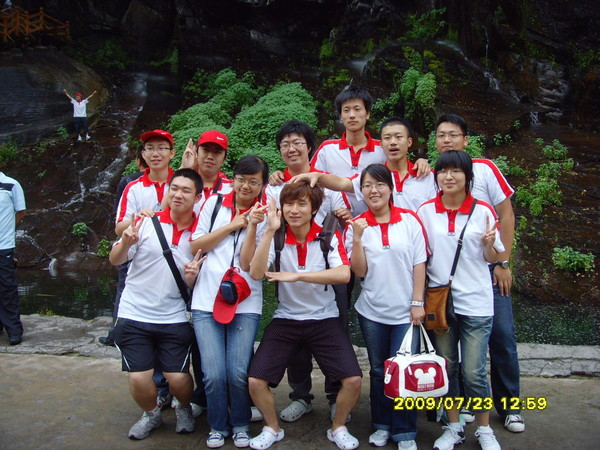
//> input picture Learning OpenCV/Test Resource/013.jpg, 600 x 450 px
$ ./Exercise_5_12 '../Test Resource/013.jpg'   (built with g++ and OpenCV 4)
//> lines starting //> are read from the running program, lines starting //| are printed output that depends on the picture; after the words box and inside, x2 and y2 are one past the last pixel; in counts of white or black regions, pixels touching at a corner belong together
///////////////////////////////////////////////////////////////////////
// Date:      2009-11-02
// Author:    Yishi Guo
// Exercise:  5-12
// Chapter:   5 Image Processing
// Page:      143p
// Usage:     Exercise_5_12 src_image --adaptive=ture param1_value
// Content:   cvThreshold(), cvAdaptiveThreshold()
///////////////////////////////////////////////////////////////////////
#include "cv.h"
#include "highgui.h"
#define IMAGE_NUMBER 5

int main( int argc, char** argv ) {
	if ( argc < 2 ) {
		return -1;
	} else {
		const char* is_adaptive_opt = "--adaptive=";
		int is_adaptive_opt_len = strlen( is_adaptive_opt );

		bool is_adaptive = false;
		int i;
		for ( i = 0; i < argc; ++i ) {
			if ( strncmp( argv[i], is_adaptive_opt, is_adaptive_opt_len ) == 0
				&& strncmp( argv[i]+is_adaptive_opt_len, "true", 4 ) == 0 ) {
				is_adaptive = true;
			}
		}

		IplImage* src = cvLoadImage( argv[1], CV_LOAD_IMAGE_GRAYSCALE );
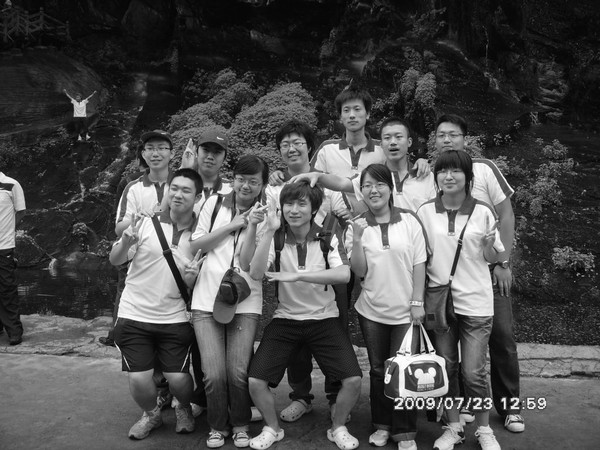
//> src: 450 rows x 600 cols, CV_8UC1; min 0, max 255, mean 77.1
		if ( !src ) {
			return -1;
		}

		cvNamedWindow( "Exercise 5-12 Source Image", CV_WINDOW_AUTOSIZE );
		cvShowImage( "Exercise 5-12 Source Image", src );

		IplImage** imgs = new IplImage*[IMAGE_NUMBER];

		double threshold = 128;
		double max_value = 255;
		int adaptive_method = CV_ADAPTIVE_THRESH_MEAN_C;
		int threshold_type = 0;
		int block_size = 3;
		double param1 = 5;
		if ( is_adaptive && argc > 3 ) {
			param1 = atoi(argv[3]);
		}

		for ( i = 0; i < IMAGE_NUMBER; ++i ) {
			if ( is_adaptive && i > 1 ) {
				break;
			}

			imgs[i] = cvCreateImage( cvGetSize(src), IPL_DEPTH_8U, 1 );
			char* window_name;
			switch ( i ) {
				case 1:
					threshold_type = CV_THRESH_BINARY_INV;
					window_name = "Exercise 5-12 CV_THRESH_BINARY_INV";
					break;
				case 2:
					threshold_type = CV_THRESH_TRUNC;
					window_name = "Exercise 5-12 CV_THRESH_TRUNC";
					break;
				case 3:
					threshold_type = CV_THRESH_TOZERO_INV;
					window_name = "Exercise 5-12 CV_THRESH_TOZERO_INV";
					break;
				case 4:
					threshold_type = CV_THRESH_TOZERO;
					window_name = "Exercise 5-12 CV_THRESH_TOZERO";
					break;
				case 0:
				default:
					threshold_type = CV_THRESH_BINARY;
					window_name = "Exercise 5-12 CV_THRESH_BINARY";
					break;
			}

			cvNamedWindow( window_name, CV_WINDOW_AUTOSIZE );

			if ( is_adaptive ) {
				cvAdaptiveThreshold( src, imgs[i], max_value, adaptive_method, threshold_type, block_size, param1 );
			} else {
				cvThreshold( src, imgs[i], threshold, max_value, threshold_type );
			}

			cvShowImage( window_name, imgs[i] );
		}
//> this loop made 5 passes
//> pass 1, `cvShowImage( window_name, imgs[i] );`:
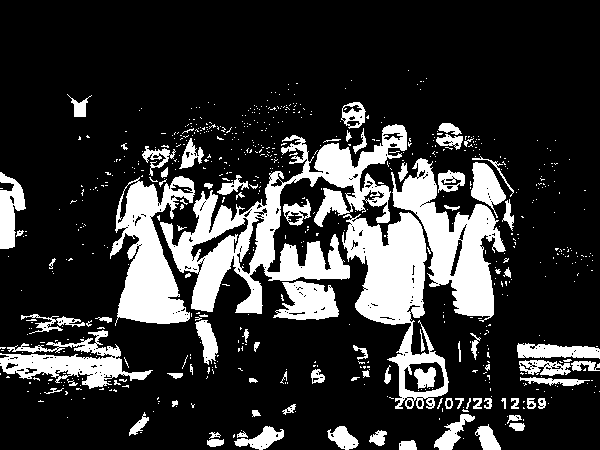
//> window 'Exercise 5-12 CV_THRESH_BINARY': 450 rows x 600 cols, CV_8UC1; 20.7% white; 682 white regions (597 under 20 px), largest, box (x1, y1, x2, y2) and area: (160, 124, 407, 314) 13635, (342, 212, 449, 409) 8295, (391, 158, 506, 322) 7132

		cvWaitKey(0);

		// Release Resources
		//
		for ( i = 0; i < IMAGE_NUMBER; ++i ) {
			if ( is_adaptive && i > 1 ) {
				break;
			}
			cvReleaseImage( &imgs[i] );
		}
		cvReleaseImage( &src );

		cvDestroyAllWindows();

	}
	return 0;
}

$ run again, on Learning OpenCV/Test Resource/12.jpg
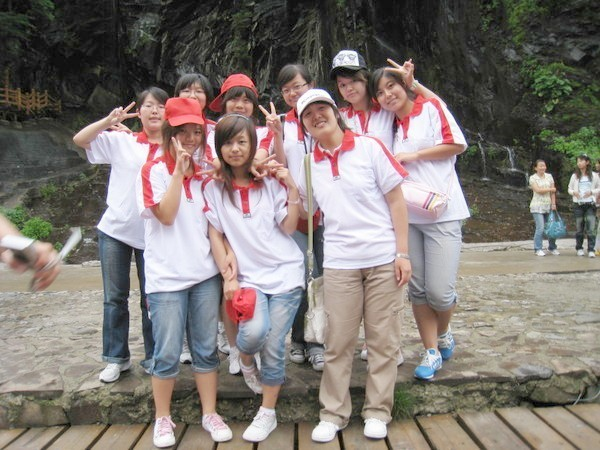
//> input picture Learning OpenCV/Test Resource/12.jpg, 600 x 450 px
//> `IplImage* src = cvLoadImage( argv[1], CV_LOAD_IMAGE_GRAYSCALE );`:
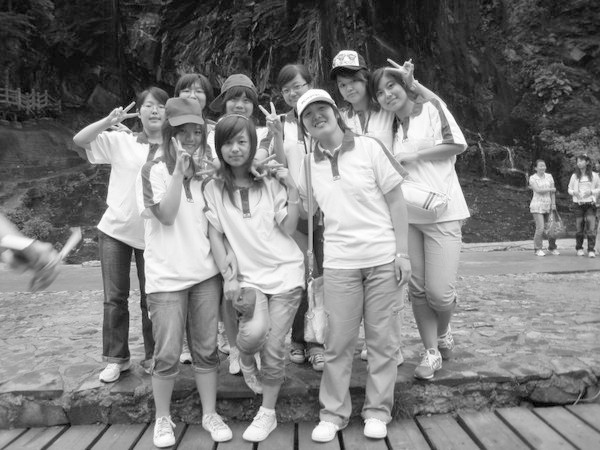
//> src: 450 rows x 600 cols, CV_8UC1; min 0, max 255, mean 123.1
//> the loop `for ( i = 0; i < IMAGE_NUMBER; ++i )` made 5 passes
//> pass 1, `cvShowImage( window_name, imgs[i] );`:
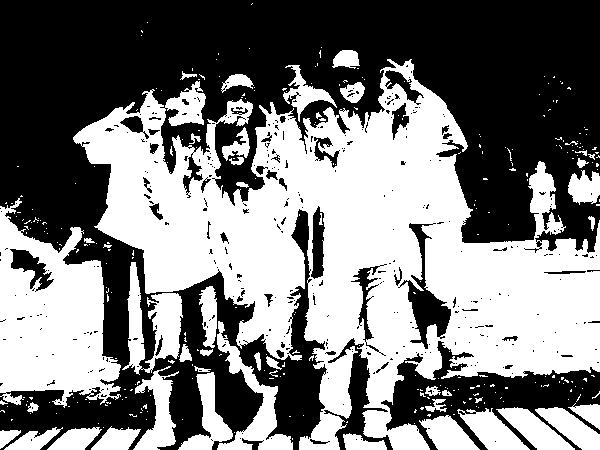
//> window 'Exercise 5-12 CV_THRESH_BINARY': 450 rows x 600 cols, CV_8UC1; 48.4% white; 311 white regions (264 under 20 px), largest, box (x1, y1, x2, y2) and area: (73, 59, 600, 450) 91385, (0, 198, 121, 408) 15414, (122, 262, 183, 375) 3020

$ run again, on Learning OpenCV/Test Resource/186.jpg
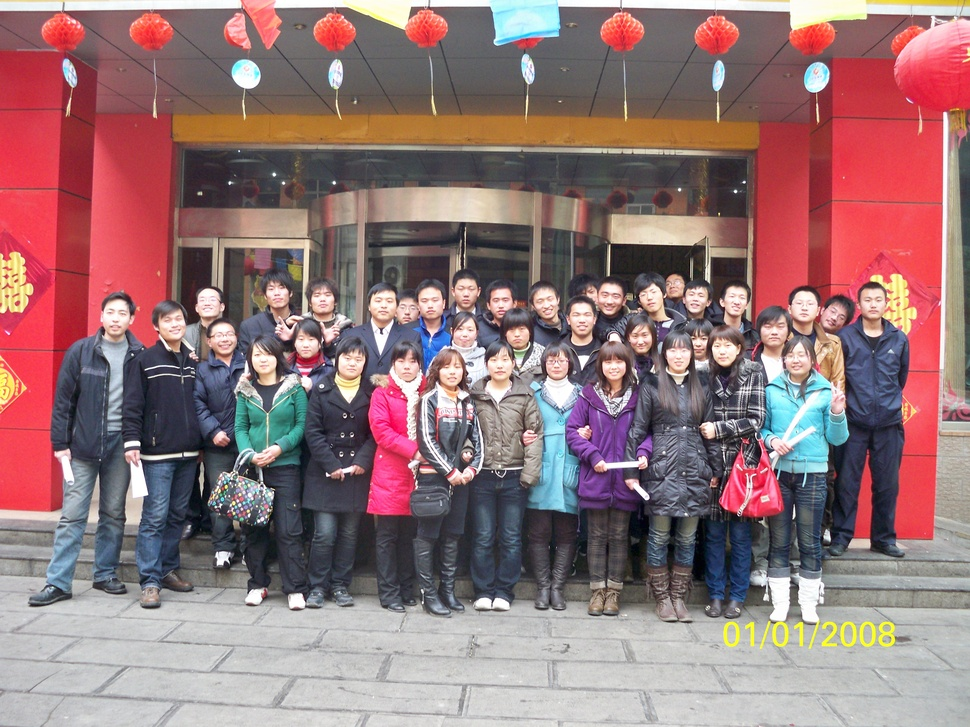
//> input picture Learning OpenCV/Test Resource/186.jpg, 970 x 727 px, shrunk from 3648 x 2736 before the run
//> `IplImage* src = cvLoadImage( argv[1], CV_LOAD_IMAGE_GRAYSCALE );`:
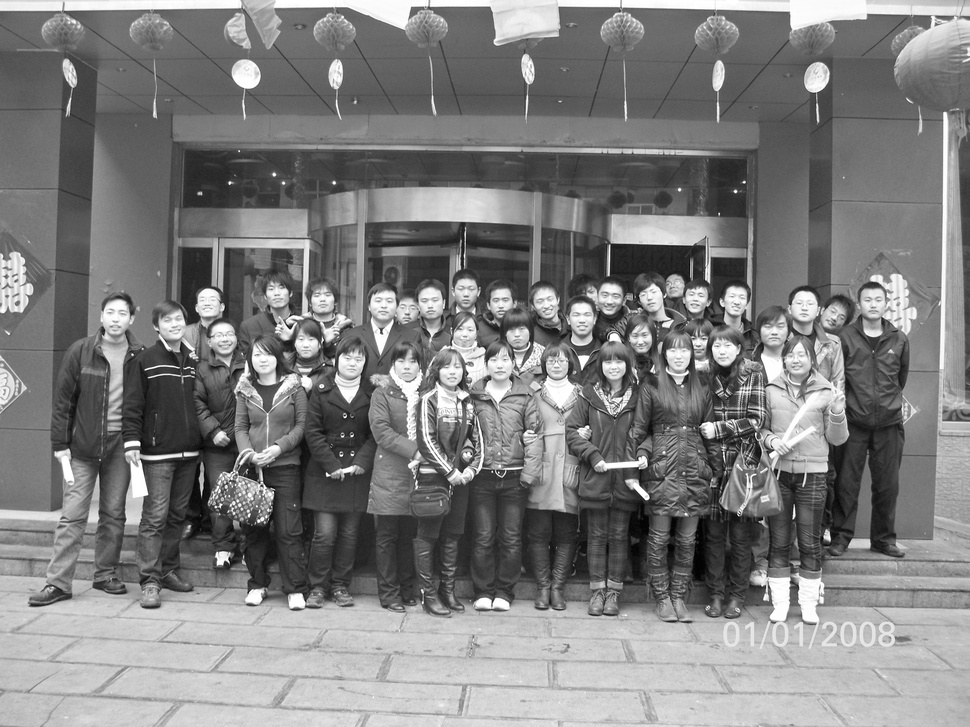
//> src: 727 rows x 970 cols, CV_8UC1; min 0, max 255, mean 127
//> the loop `for ( i = 0; i < IMAGE_NUMBER; ++i )` made 5 passes
//> pass 1, `cvShowImage( window_name, imgs[i] );`:
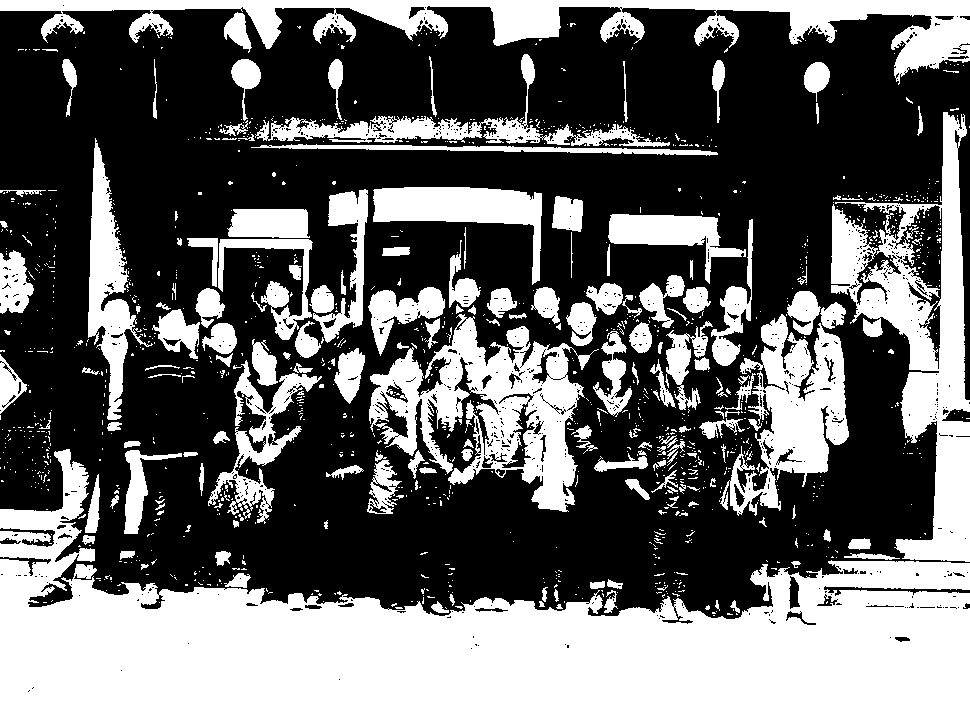
//> window 'Exercise 5-12 CV_THRESH_BINARY': 727 rows x 970 cols, CV_8UC1; 40.7% white; 1312 white regions (1124 under 20 px), largest, box (x1, y1, x2, y2) and area: (0, 449, 970, 727) 134721, (831, 112, 970, 562) 22573, (0, 0, 970, 85) 21466

$ run again, on Learning OpenCV/Test Resource/27.jpg
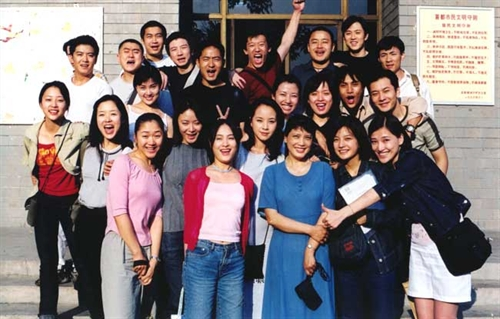
//> input picture Learning OpenCV/Test Resource/27.jpg, 500 x 319 px
//> `IplImage* src = cvLoadImage( argv[1], CV_LOAD_IMAGE_GRAYSCALE );`:
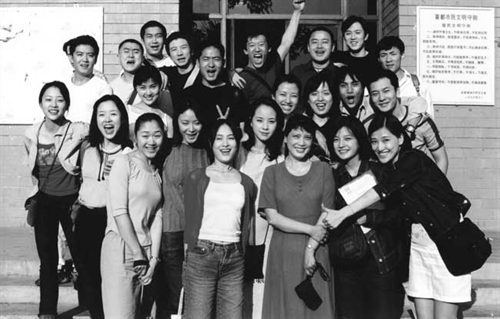
//> src: 319 rows x 500 cols, CV_8UC1; min 3, max 255, mean 122.7
//> the loop `for ( i = 0; i < IMAGE_NUMBER; ++i )` made 5 passes
//> pass 1, `cvShowImage( window_name, imgs[i] );`:
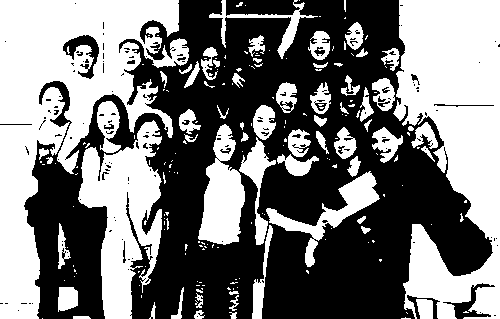
//> window 'Exercise 5-12 CV_THRESH_BINARY': 319 rows x 500 cols, CV_8UC1; 47.3% white; 200 white regions (136 under 20 px), largest, box (x1, y1, x2, y2) and area: (0, 0, 189, 319) 25575, (393, 0, 500, 319) 22313, (78, 120, 162, 319) 8914
